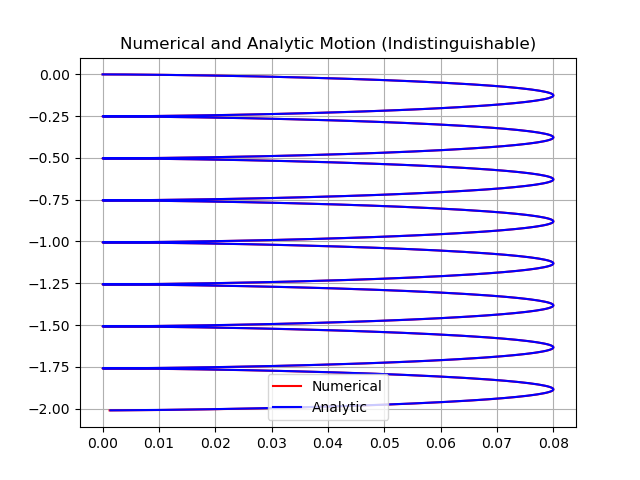

Generate this figure with Python:
import numpy as np
import matplotlib.pyplot as plt
import scipy.constants as pc


def A(dt, c_freq):
    return c_freq * dt / 2

def C(dt, v_old, n_E, c_freq):
    return v_old + dt * (n_E + np.cross(v_old, c_freq / 2))

def v_next(A, C):
    return (C + A * (np.dot(A, C)) - np.cross(A, C)) / (1 + np.dot(A, A))

def simulation(r_0, v_0, dt=1e-2, B=1, E=1, steps=100):
    c_freq = np.array([0, 0, B]) #choose units where e/m_e = 1 :-)
    n_E = np.array([E, 0, 0])

    t_out = np.array([0])
    v_out = np.array([v_0])
    r_out = np.array([r_0])



    for n in range(steps):
        #Old values are the last value in the out arrays
        r_old = r_out[-1]
        v_old = v_out[-1]
        t_old = t_out[-1]

        #Calculate new values
        t_new = t_old + dt
        a = A(dt, c_freq)
        c = C(dt, v_old, n_E, c_freq)
        v_new = v_next(a, c)
        r_new = r_old + v_new * dt

        r_out = np.append(r_out, [r_new], axis=0)
        v_out = np.append(v_out, [v_new], axis=0)
        t_out = np.append(t_out, t_new)

        print(f'Completed step {n}. r: {r_new}, v: {v_new}, t: {t_new}')

    return (t_out, v_out, r_out)


def analytic(t, B=1, E=1): #analytic solution for r_0 = v_0 = 0
    c_freq = B #choose units where e/m_e = 1 :-)
    n_E = E

    x = n_E / (c_freq ** 2) * (1 - np.cos(c_freq * t))
    y = -n_E / c_freq * (t - 1 / c_freq * np.sin(c_freq * t))
    z = np.zeros(x.size)

    r_out = np.column_stack((x, y, z))

    return (t, r_out)

if __name__ == '__main__':
    dt = 0.01
    steps = 1000
    t_f = dt * steps
    t = np.linspace(0, t_f, steps + 1)

    sim = simulation(np.array([0,0,0]), np.array([0,0,0]), B=5, E=1, dt=dt,steps=steps)
    anal = analytic(t,B=5,E=1)

    #Plot numeric solution
    r = sim[2] #position vector
    print(r.shape)
    r_x = r[:,0]
    r_y = r[:,1]
    plt.plot(r_x,r_y,color='red',label='Numerical')

    #Plot analytic solution
    r_anal = anal[1]
    r_x_anal = r_anal[:,0]
    print(r_anal.shape)
    r_y_anal = r_anal[:,1]
    plt.plot(r_x_anal, r_y_anal, color='blue', label='Analytic')

    plt.grid()
    plt.legend()
    plt.title('Numerical and Analytic Motion (Indistinguishable)')
    plt.savefig('p_1_7.png')
    plt.show()

    #Take a look at the error function
    error = r_anal - r
    print(error.shape)
    plt.plot(t,error[:,0],label='x Error')
    plt.plot(t,error[:,1],label='y Error')
    plt.grid()
    plt.legend()
    plt.title('Error')
    plt.savefig('p_1_7_error.png')
    plt.show()
